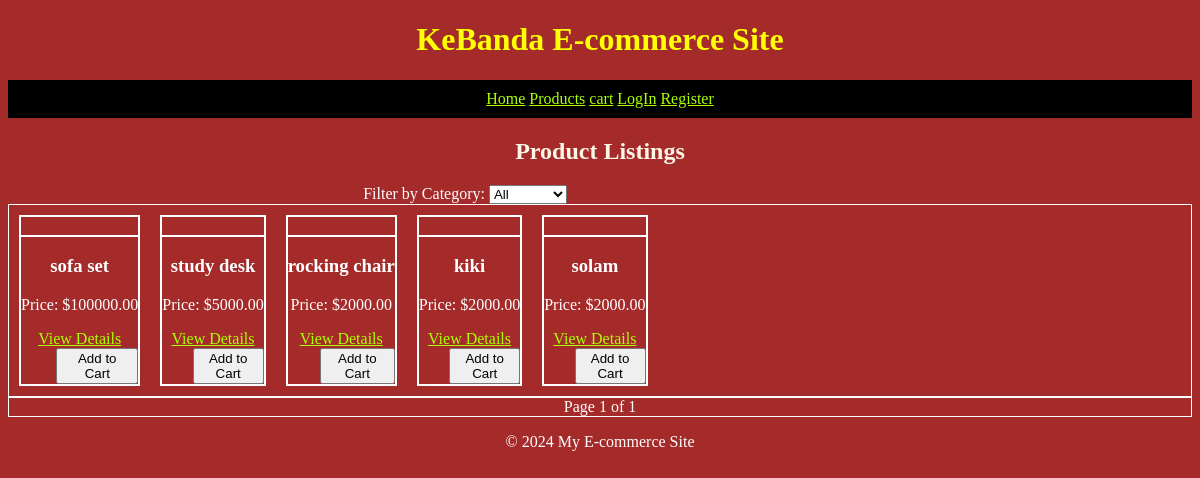
Before: /products/products-listing/ with the older database file.
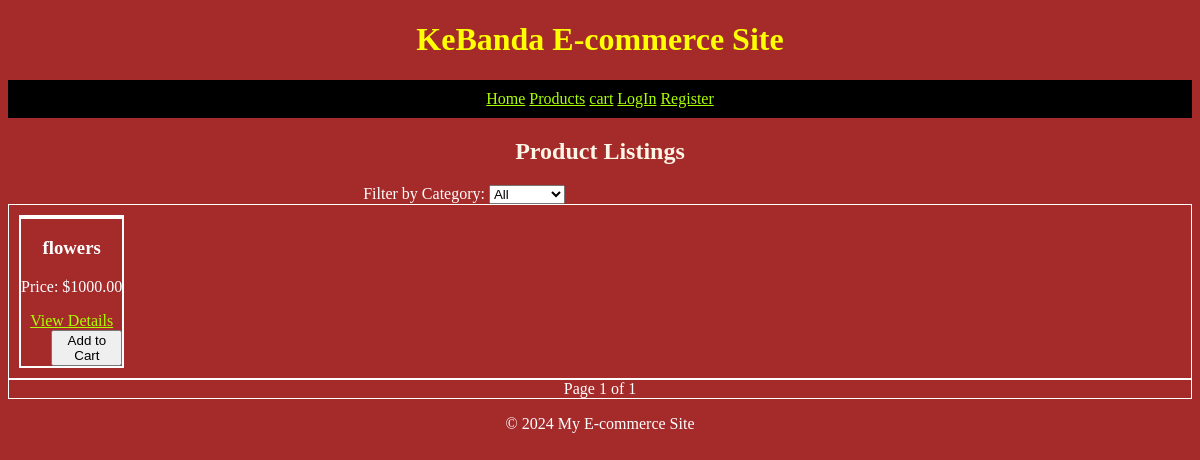
After: the same page with the newer database file.
### products/models.py (models this page shows, shortened)
class Product(models.Model):
    name = models.CharField(max_length=255)
    slug = models.SlugField(max_length=255, unique=True)
    description = models.TextField()
    price = models.DecimalField(max_digits=10, decimal_places=2)
    stock = models.PositiveIntegerField()
    category = models.ForeignKey(Category, on_delete=models.CASCADE, related_name='products')
    created_at = models.DateTimeField(auto_now_add=True)
    updated_at = models.DateTimeField(auto_now=True)

### products/views.py (the view)
# urls.py: path('products-listing/', views.product_list, name='product_list'),
def product_list(request):
    category_filter = request.GET.get('category', None)
    products = Product.objects.all()
    if category_filter:
        products = products.filter(category__id=category_filter)
    paginator = Paginator(products, 10)  # Show 10 products per page
    page_number = request.GET.get('page')
    page_obj = paginator.get_page(page_number)
    categories = Category.objects.all()
    context = {
        'page_obj': page_obj,
        'categories': categories,
        'selected_category': category_filter,
    }
    return render(request, 'products/product_list.html', context)

### products/templates/products/product_list.html (shortened to what this page needs)
{% extends "base.html" %}
{% block content %}
<h2>Product Listings</h2>
<form method="get">
    <label for="category">Filter by Category:</label>
    <select name="category" id="category" onchange="this.form.submit()">
        <option value="">All</option>
    </select>
</form>
<div class="product-list" style="display: flex; flex-wrap: wrap;">
    {% for product in page_obj %}
    <div style="margin: 10px;">
        <div class="product-gallery">
        </div>
        <div class="product-item">
            <h3>{{ product.name }}</h3>
            <p>Price: ${{ product.price }}</p>
            <a href="{% url 'product_detail' product.id %}">View Details</a>
            <form action="{% url 'add_to_cart' product.id %}" method="post">
                <button type="submit">Add to Cart</button>
            </form>
        </div>
    </diV>
    {% endfor %}
</div>
<div class="pagination">
    <span class="step-links">
        <span class="current-page">
            Page {{ page_obj.number }} of {{ page_obj.paginator.num_pages }}
        </span>
    </span>
</div>
{% endblock %}

Changed rows visible on the page:
removed Product: name "sofa set", price "100000.00"
removed Product: name "study desk", price "5000.00"
removed Product: name "rocking chair", price "2000.00"
removed Product: name "kiki", price "2000.00"
removed Product: name "solam", price "2000.00"
added Product: name "flowers", price "1000.00"
